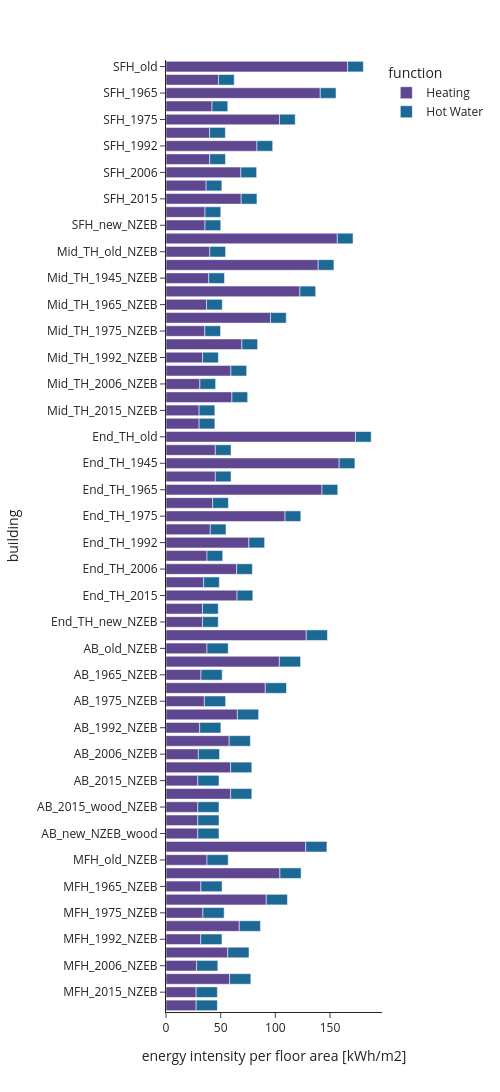

Notebook code cell kept with this figure:
### Code cell
m_plot = ei_heating.copy()

m_plot = m_plot.stack().reset_index()
m_plot.columns = ['building', 'function', 'value']
fig = px.bar(m_plot, x='value', y='building', color='function', labels={'value':'energy intensity per floor area [kWh/m2]'}, template='simple_white', 
             color_discrete_sequence= px.colors.qualitative.Prism) #antique, vivid, prism, T10
fig.update_layout(width=500, height=1200, yaxis = dict(autorange="reversed"))    
fig.write_image('visualisations/ei_heating'+ei_heating_source+'.svg')
fig.show()

### Figure 1 — Plotly figure (JSON) as saved in the notebook; plotly's stock layout.template omitted (floating-point values rounded to 4 significant figures)
{"data": [{"alignmentgroup": "True", "hovertemplate": "function=Heating<br>energy intensity per floor area [kWh/m2]=%{x}<br>building=%{y}<extra></extra>", "legendgroup": "Heating", "marker": {"color": "rgb(95, 70, 144)", "pattern": {"shape": ""}}, "name": "Heating", "offsetgroup": "Heating", "orientation": "h", "showlegend": true, "textposition": "auto", "type": "bar", "x": [166.1, 48, 141.1, 42.1, 103.8, 39.9, 83.2, 40, 68.5, 36.7, 68.8, 35.7, 35.7, 156.7, 40.1, 139.2, 39.1, 122.5, 37.1, 95.6, 35.5, 69.4, 33.5, 59.4, 31, 60.3, 30.3, 30.3, 173.3, 45.1, 158.4, 45.1, 142.7, 42.7, 108.9, 40.5, 75.8, 37.5, 64.6, 34.4, 65, 33.4, 33.4, 128.3, 37.5, 103.7, 32, 90.8, 35.1, 65.3, 30.8, 57.8, 29.6, 59.1, 29.1, 59.1, 29.1, 29.1, 29.1, 127.8, 37.5, 104.2, 31.9, 91.7, 33.8, 67, 31.8, 56.5, 28, 58.2, 27.6, 27.6], "xaxis": "x", "y": ["SFH_old", "SFH_old_NZEB", "SFH_1965", "SFH_1965_NZEB", "SFH_1975", "SFH_1975_NZEB", "SFH_1992", "SFH_1992_NZEB", "SFH_2006", "SFH_2006_NZEB", "SFH_2015", "SFH_2015_NZEB", "SFH_new_NZEB", "Mid_TH_old", "Mid_TH_old_NZEB", "Mid_TH_1945", "Mid_TH_1945_NZEB", "Mid_TH_1965", "Mid_TH_1965_NZEB", "Mid_TH_1975", "Mid_TH_1975_NZEB", "Mid_TH_1992", "Mid_TH_1992_NZEB", "Mid_TH_2006", "Mid_TH_2006_NZEB", "Mid_TH_2015", "Mid_TH_2015_NZEB", "Mid_TH_new_NZEB", "End_TH_old", "End_TH_old_NZEB", "End_TH_1945", "End_TH_1945_NZEB", "End_TH_1965", "End_TH_1965_NZEB", "End_TH_1975", "End_TH_1975_NZEB", "End_TH_1992", "End_TH_1992_NZEB", "End_TH_2006", "End_TH_2006_NZEB", "End_TH_2015", "End_TH_2015_NZEB", "End_TH_new_NZEB", "AB_old", "AB_old_NZEB", "AB_1965", "AB_1965_NZEB", "AB_1975", "AB_1975_NZEB", "AB_1992", "AB_1992_NZEB", "AB_2006", "AB_2006_NZEB", "AB_2015", "AB_2015_NZEB", "AB_2015_wood", "AB_2015_wood_NZEB", "AB_new_NZEB", "AB_new_NZEB_wood", "MFH_old", "MFH_old_NZEB", "MFH_1965", "MFH_1965_NZEB", "MFH_1975", "MFH_1975_NZEB", "MFH_1992", "MFH_1992_NZEB", "MFH_2006", "MFH_2006_NZEB", "MFH_2015", "MFH_2015_NZEB", "MFH_new_NZEB"], "yaxis": "y"}, {"alignmentgroup": "True", "hovertemplate": "function=Hot Water<br>energy intensity per floor area [kWh/m2]=%{x}<br>building=%{y}<extra></extra>", "legendgroup": "Hot Water", "marker": {"color": "rgb(29, 105, 150)", "pattern": {"shape": ""}}, "name": "Hot Water", "offsetgroup": "Hot Water", "orientation": "h", "showlegend": true, "textposition": "auto", "type": "bar", "x": [14.4, 14.4, 14.4, 14.4, 14.4, 14.4, 14.4, 14.4, 14.4, 14.4, 14.4, 14.4, 14.4, 14.4, 14.4, 14.4, 14.4, 14.4, 14.4, 14.4, 14.4, 14.4, 14.4, 14.4, 14.4, 14.4, 14.4, 14.4, 14.4, 14.4, 14.4, 14.4, 14.4, 14.4, 14.4, 14.4, 14.4, 14.4, 14.4, 14.4, 14.4, 14.4, 14.4, 19.4, 19.4, 19.4, 19.4, 19.4, 19.4, 19.4, 19.4, 19.4, 19.4, 19.4, 19.4, 19.4, 19.4, 19.4, 19.4, 19.4, 19.4, 19.4, 19.4, 19.4, 19.4, 19.4, 19.4, 19.4, 19.4, 19.4, 19.4, 19.4], "xaxis": "x", "y": ["SFH_old", "SFH_old_NZEB", "SFH_1965", "SFH_1965_NZEB", "SFH_1975", "SFH_1975_NZEB", "SFH_1992", "SFH_1992_NZEB", "SFH_2006", "SFH_2006_NZEB", "SFH_2015", "SFH_2015_NZEB", "SFH_new_NZEB", "Mid_TH_old", "Mid_TH_old_NZEB", "Mid_TH_1945", "Mid_TH_1945_NZEB", "Mid_TH_1965", "Mid_TH_1965_NZEB", "Mid_TH_1975", "Mid_TH_1975_NZEB", "Mid_TH_1992", "Mid_TH_1992_NZEB", "Mid_TH_2006", "Mid_TH_2006_NZEB", "Mid_TH_2015", "Mid_TH_2015_NZEB", "Mid_TH_new_NZEB", "End_TH_old", "End_TH_old_NZEB", "End_TH_1945", "End_TH_1945_NZEB", "End_TH_1965", "End_TH_1965_NZEB", "End_TH_1975", "End_TH_1975_NZEB", "End_TH_1992", "End_TH_1992_NZEB", "End_TH_2006", "End_TH_2006_NZEB", "End_TH_2015", "End_TH_2015_NZEB", "End_TH_new_NZEB", "AB_old", "AB_old_NZEB", "AB_1965", "AB_1965_NZEB", "AB_1975", "AB_1975_NZEB", "AB_1992", "AB_1992_NZEB", "AB_2006", "AB_2006_NZEB", "AB_2015", "AB_2015_NZEB", "AB_2015_wood", "AB_2015_wood_NZEB", "AB_new_NZEB", "AB_new_NZEB_wood", "MFH_old", "MFH_old_NZEB", "MFH_1965", "MFH_1965_NZEB", "MFH_1975", "MFH_1975_NZEB", "MFH_1992", "MFH_1992_NZEB", "MFH_2006", "MFH_2006_NZEB", "MFH_2015", "MFH_2015_NZEB", "MFH_new_NZEB"], "yaxis": "y"}], "layout": {"barmode": "relative", "height": 1200, "legend": {"title": {"text": "function"}, "tracegroupgap": 0}, "margin": {"t": 60}, "width": 500, "xaxis": {"anchor": "y", "domain": [0, 1], "title": {"text": "energy intensity per floor area [kWh/m2]"}}, "yaxis": {"anchor": "x", "autorange": "reversed", "domain": [0, 1], "title": {"text": "building"}}}}
